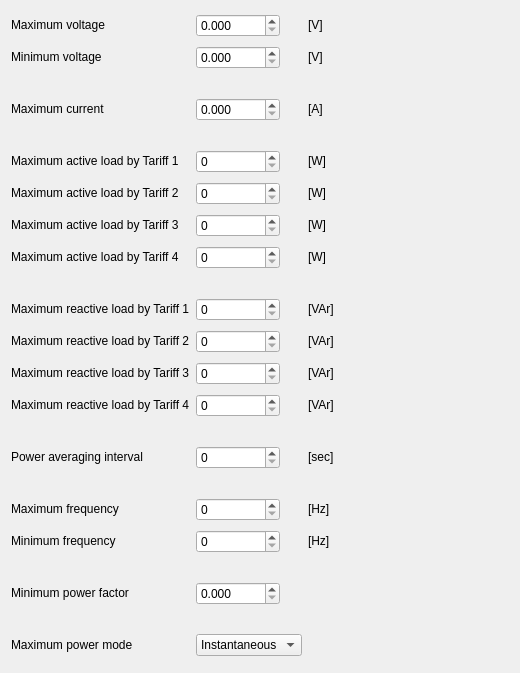
<?xml version="1.0" encoding="UTF-8"?>
<ui version="4.0">
 <class>RelayLimits</class>
 <widget class="QWidget" name="RelayLimits">
  <property name="geometry">
   <rect>
    <x>0</x>
    <y>0</y>
    <width>520</width>
    <height>673</height>
   </rect>
  </property>
  <property name="windowTitle">
   <string>Form</string>
  </property>
  <layout class="QGridLayout" name="gridLayout">
   <item row="22" column="1">
    <widget class="QDoubleSpinBox" name="sbPwrFacMin">
     <property name="decimals">
      <number>3</number>
     </property>
     <property name="maximum">
      <double>1.000000000000000</double>
     </property>
     <property name="singleStep">
      <double>0.100000000000000</double>
     </property>
    </widget>
   </item>
   <item row="7" column="3">
    <widget class="QLabel" name="label_22">
     <property name="text">
      <string>[W]</string>
     </property>
     <property name="textInteractionFlags">
      <set>Qt::LinksAccessibleByMouse|Qt::TextSelectableByKeyboard|Qt::TextSelectableByMouse</set>
     </property>
    </widget>
   </item>
   <item row="14" column="3">
    <widget class="QLabel" name="label_24">
     <property name="text">
      <string>[VAr]</string>
     </property>
     <property name="textInteractionFlags">
      <set>Qt::LinksAccessibleByMouse|Qt::TextSelectableByKeyboard|Qt::TextSelectableByMouse</set>
     </property>
    </widget>
   </item>
   <item row="19" column="3">
    <widget class="QLabel" name="label_29">
     <property name="text">
      <string>[Hz]</string>
     </property>
     <property name="textInteractionFlags">
      <set>Qt::LinksAccessibleByMouse|Qt::TextSelectableByKeyboard|Qt::TextSelectableByMouse</set>
     </property>
    </widget>
   </item>
   <item row="10" column="0">
    <widget class="QLabel" name="label_7">
     <property name="text">
      <string>Maximum active load by Tariff 4</string>
     </property>
     <property name="textInteractionFlags">
      <set>Qt::LinksAccessibleByMouse|Qt::TextSelectableByKeyboard|Qt::TextSelectableByMouse</set>
     </property>
    </widget>
   </item>
   <item row="12" column="0">
    <widget class="QLabel" name="label_9">
     <property name="text">
      <string>Maximum reactive load by Tariff 1</string>
     </property>
     <property name="textInteractionFlags">
      <set>Qt::LinksAccessibleByMouse|Qt::TextSelectableByKeyboard|Qt::TextSelectableByMouse</set>
     </property>
    </widget>
   </item>
   <item row="6" column="3">
    <widget class="QLabel" name="label_21">
     <property name="text">
      <string>[W]</string>
     </property>
     <property name="textInteractionFlags">
      <set>Qt::LinksAccessibleByMouse|Qt::TextSelectableByKeyboard|Qt::TextSelectableByMouse</set>
     </property>
    </widget>
   </item>
   <item row="0" column="1">
    <widget class="QDoubleSpinBox" name="sbVoltageMax">
     <property name="decimals">
      <number>3</number>
     </property>
     <property name="maximum">
      <double>10000.000000000000000</double>
     </property>
    </widget>
   </item>
   <item row="17" column="1">
    <widget class="QSpinBox" name="sbPwrAvrgnIval">
     <property name="maximum">
      <number>9999999</number>
     </property>
    </widget>
   </item>
   <item row="1" column="3">
    <widget class="QLabel" name="label_18">
     <property name="text">
      <string>[V]</string>
     </property>
     <property name="textInteractionFlags">
      <set>Qt::LinksAccessibleByMouse|Qt::TextSelectableByKeyboard|Qt::TextSelectableByMouse</set>
     </property>
    </widget>
   </item>
   <item row="15" column="1">
    <widget class="QSpinBox" name="sbQT4max">
     <property name="maximum">
      <number>9999999</number>
     </property>
    </widget>
   </item>
   <item row="12" column="1">
    <widget class="QSpinBox" name="sbQT1max">
     <property name="maximum">
      <number>9999999</number>
     </property>
    </widget>
   </item>
   <item row="0" column="0">
    <widget class="QLabel" name="label">
     <property name="text">
      <string>Maximum voltage</string>
     </property>
     <property name="textInteractionFlags">
      <set>Qt::LinksAccessibleByMouse|Qt::TextSelectableByKeyboard|Qt::TextSelectableByMouse</set>
     </property>
    </widget>
   </item>
   <item row="3" column="1">
    <widget class="QDoubleSpinBox" name="sbCurrentMax">
     <property name="decimals">
      <number>3</number>
     </property>
     <property name="maximum">
      <double>10000.000000000000000</double>
     </property>
    </widget>
   </item>
   <item row="20" column="1">
    <widget class="QSpinBox" name="sbFreqMin">
     <property name="maximum">
      <number>9999999</number>
     </property>
    </widget>
   </item>
   <item row="15" column="0">
    <widget class="QLabel" name="label_11">
     <property name="text">
      <string>Maximum reactive load by Tariff 4</string>
     </property>
     <property name="textInteractionFlags">
      <set>Qt::LinksAccessibleByMouse|Qt::TextSelectableByKeyboard|Qt::TextSelectableByMouse</set>
     </property>
    </widget>
   </item>
   <item row="18" column="0" colspan="5">
    <spacer name="horizontalSpacer_6">
     <property name="orientation">
      <enum>Qt::Horizontal</enum>
     </property>
     <property name="sizeHint" stdset="0">
      <size>
       <width>40</width>
       <height>20</height>
      </size>
     </property>
    </spacer>
   </item>
   <item row="13" column="0">
    <widget class="QLabel" name="label_8">
     <property name="text">
      <string>Maximum reactive load by Tariff 2</string>
     </property>
     <property name="textInteractionFlags">
      <set>Qt::LinksAccessibleByMouse|Qt::TextSelectableByKeyboard|Qt::TextSelectableByMouse</set>
     </property>
    </widget>
   </item>
   <item row="16" column="0" colspan="5">
    <spacer name="horizontalSpacer_5">
     <property name="orientation">
      <enum>Qt::Horizontal</enum>
     </property>
     <property name="sizeHint" stdset="0">
      <size>
       <width>40</width>
       <height>20</height>
      </size>
     </property>
    </spacer>
   </item>
   <item row="14" column="1">
    <widget class="QSpinBox" name="sbQT3max">
     <property name="maximum">
      <number>9999999</number>
     </property>
    </widget>
   </item>
   <item row="3" column="0">
    <widget class="QLabel" name="label_3">
     <property name="text">
      <string>Maximum current</string>
     </property>
     <property name="textInteractionFlags">
      <set>Qt::LinksAccessibleByMouse|Qt::TextSelectableByKeyboard|Qt::TextSelectableByMouse</set>
     </property>
    </widget>
   </item>
   <item row="6" column="0">
    <widget class="QLabel" name="label_5">
     <property name="text">
      <string>Maximum active load by Tariff 2</string>
     </property>
     <property name="textInteractionFlags">
      <set>Qt::LinksAccessibleByMouse|Qt::TextSelectableByKeyboard|Qt::TextSelectableByMouse</set>
     </property>
    </widget>
   </item>
   <item row="24" column="0">
    <widget class="QLabel" name="label_16">
     <property name="text">
      <string>Maximum power mode</string>
     </property>
     <property name="textInteractionFlags">
      <set>Qt::LinksAccessibleByMouse|Qt::TextSelectableByKeyboard|Qt::TextSelectableByMouse</set>
     </property>
    </widget>
   </item>
   <item row="0" column="3">
    <widget class="QLabel" name="label_17">
     <property name="text">
      <string>[V]</string>
     </property>
     <property name="textInteractionFlags">
      <set>Qt::LinksAccessibleByMouse|Qt::TextSelectableByKeyboard|Qt::TextSelectableByMouse</set>
     </property>
    </widget>
   </item>
   <item row="15" column="3">
    <widget class="QLabel" name="label_25">
     <property name="text">
      <string>[VAr]</string>
     </property>
     <property name="textInteractionFlags">
      <set>Qt::LinksAccessibleByMouse|Qt::TextSelectableByKeyboard|Qt::TextSelectableByMouse</set>
     </property>
    </widget>
   </item>
   <item row="10" column="1">
    <widget class="QSpinBox" name="sbPT4max">
     <property name="maximum">
      <number>9999999</number>
     </property>
    </widget>
   </item>
   <item row="7" column="0">
    <widget class="QLabel" name="label_6">
     <property name="text">
      <string>Maximum active load by Tariff 3</string>
     </property>
     <property name="textInteractionFlags">
      <set>Qt::LinksAccessibleByMouse|Qt::TextSelectableByKeyboard|Qt::TextSelectableByMouse</set>
     </property>
    </widget>
   </item>
   <item row="5" column="3">
    <widget class="QLabel" name="label_20">
     <property name="text">
      <string>[W]</string>
     </property>
     <property name="textInteractionFlags">
      <set>Qt::LinksAccessibleByMouse|Qt::TextSelectableByKeyboard|Qt::TextSelectableByMouse</set>
     </property>
    </widget>
   </item>
   <item row="13" column="1">
    <widget class="QSpinBox" name="sbQT2max">
     <property name="maximum">
      <number>9999999</number>
     </property>
    </widget>
   </item>
   <item row="3" column="3">
    <widget class="QLabel" name="label_19">
     <property name="text">
      <string>[A]</string>
     </property>
     <property name="textInteractionFlags">
      <set>Qt::LinksAccessibleByMouse|Qt::TextSelectableByKeyboard|Qt::TextSelectableByMouse</set>
     </property>
    </widget>
   </item>
   <item row="7" column="1">
    <widget class="QSpinBox" name="sbPT3max">
     <property name="maximum">
      <number>9999999</number>
     </property>
    </widget>
   </item>
   <item row="6" column="1">
    <widget class="QSpinBox" name="sbPT2max">
     <property name="maximum">
      <number>9999999</number>
     </property>
    </widget>
   </item>
   <item row="20" column="0">
    <widget class="QLabel" name="label_13">
     <property name="text">
      <string>Minimum frequency</string>
     </property>
     <property name="textInteractionFlags">
      <set>Qt::LinksAccessibleByMouse|Qt::TextSelectableByKeyboard|Qt::TextSelectableByMouse</set>
     </property>
    </widget>
   </item>
   <item row="17" column="3">
    <widget class="QLabel" name="label_28">
     <property name="text">
      <string>[sec]</string>
     </property>
     <property name="textInteractionFlags">
      <set>Qt::LinksAccessibleByMouse|Qt::TextSelectableByKeyboard|Qt::TextSelectableByMouse</set>
     </property>
    </widget>
   </item>
   <item row="4" column="0" colspan="5">
    <spacer name="horizontalSpacer_3">
     <property name="orientation">
      <enum>Qt::Horizontal</enum>
     </property>
     <property name="sizeHint" stdset="0">
      <size>
       <width>40</width>
       <height>20</height>
      </size>
     </property>
    </spacer>
   </item>
   <item row="19" column="0">
    <widget class="QLabel" name="label_14">
     <property name="text">
      <string>Maximum frequency</string>
     </property>
     <property name="textInteractionFlags">
      <set>Qt::LinksAccessibleByMouse|Qt::TextSelectableByKeyboard|Qt::TextSelectableByMouse</set>
     </property>
    </widget>
   </item>
   <item row="22" column="0">
    <widget class="QLabel" name="label_15">
     <property name="text">
      <string>Minimum power factor</string>
     </property>
     <property name="textInteractionFlags">
      <set>Qt::LinksAccessibleByMouse|Qt::TextSelectableByKeyboard|Qt::TextSelectableByMouse</set>
     </property>
    </widget>
   </item>
   <item row="17" column="0">
    <widget class="QLabel" name="label_12">
     <property name="text">
      <string>Power averaging interval</string>
     </property>
     <property name="textInteractionFlags">
      <set>Qt::LinksAccessibleByMouse|Qt::TextSelectableByKeyboard|Qt::TextSelectableByMouse</set>
     </property>
    </widget>
   </item>
   <item row="11" column="0" colspan="5">
    <spacer name="horizontalSpacer_4">
     <property name="orientation">
      <enum>Qt::Horizontal</enum>
     </property>
     <property name="sizeHint" stdset="0">
      <size>
       <width>40</width>
       <height>20</height>
      </size>
     </property>
    </spacer>
   </item>
   <item row="19" column="1">
    <widget class="QSpinBox" name="sbFreqMax">
     <property name="maximum">
      <number>9999999</number>
     </property>
    </widget>
   </item>
   <item row="20" column="3">
    <widget class="QLabel" name="label_30">
     <property name="text">
      <string>[Hz]</string>
     </property>
     <property name="textInteractionFlags">
      <set>Qt::LinksAccessibleByMouse|Qt::TextSelectableByKeyboard|Qt::TextSelectableByMouse</set>
     </property>
    </widget>
   </item>
   <item row="10" column="3">
    <widget class="QLabel" name="label_23">
     <property name="text">
      <string>[W]</string>
     </property>
     <property name="textInteractionFlags">
      <set>Qt::LinksAccessibleByMouse|Qt::TextSelectableByKeyboard|Qt::TextSelectableByMouse</set>
     </property>
    </widget>
   </item>
   <item row="5" column="0">
    <widget class="QLabel" name="label_4">
     <property name="text">
      <string>Maximum active load by Tariff 1</string>
     </property>
     <property name="textInteractionFlags">
      <set>Qt::LinksAccessibleByMouse|Qt::TextSelectableByKeyboard|Qt::TextSelectableByMouse</set>
     </property>
    </widget>
   </item>
   <item row="21" column="0" colspan="5">
    <spacer name="horizontalSpacer_7">
     <property name="orientation">
      <enum>Qt::Horizontal</enum>
     </property>
     <property name="sizeHint" stdset="0">
      <size>
       <width>40</width>
       <height>20</height>
      </size>
     </property>
    </spacer>
   </item>
   <item row="14" column="0">
    <widget class="QLabel" name="label_10">
     <property name="text">
      <string>Maximum reactive load by Tariff 3</string>
     </property>
     <property name="textInteractionFlags">
      <set>Qt::LinksAccessibleByMouse|Qt::TextSelectableByKeyboard|Qt::TextSelectableByMouse</set>
     </property>
    </widget>
   </item>
   <item row="13" column="3">
    <widget class="QLabel" name="label_27">
     <property name="text">
      <string>[VAr]</string>
     </property>
     <property name="textInteractionFlags">
      <set>Qt::LinksAccessibleByMouse|Qt::TextSelectableByKeyboard|Qt::TextSelectableByMouse</set>
     </property>
    </widget>
   </item>
   <item row="1" column="1">
    <widget class="QDoubleSpinBox" name="sbVoltageMin">
     <property name="decimals">
      <number>3</number>
     </property>
     <property name="maximum">
      <double>10000.000000000000000</double>
     </property>
    </widget>
   </item>
   <item row="12" column="3">
    <widget class="QLabel" name="label_26">
     <property name="text">
      <string>[VAr]</string>
     </property>
     <property name="textInteractionFlags">
      <set>Qt::LinksAccessibleByMouse|Qt::TextSelectableByKeyboard|Qt::TextSelectableByMouse</set>
     </property>
    </widget>
   </item>
   <item row="1" column="0">
    <widget class="QLabel" name="label_2">
     <property name="text">
      <string>Minimum voltage</string>
     </property>
     <property name="textInteractionFlags">
      <set>Qt::LinksAccessibleByMouse|Qt::TextSelectableByKeyboard|Qt::TextSelectableByMouse</set>
     </property>
    </widget>
   </item>
   <item row="5" column="1">
    <widget class="QSpinBox" name="sbPT1max">
     <property name="maximum">
      <number>9999999</number>
     </property>
    </widget>
   </item>
   <item row="2" column="0" colspan="5">
    <spacer name="horizontalSpacer_2">
     <property name="orientation">
      <enum>Qt::Horizontal</enum>
     </property>
     <property name="sizeHint" stdset="0">
      <size>
       <width>40</width>
       <height>20</height>
      </size>
     </property>
    </spacer>
   </item>
   <item row="12" column="4">
    <spacer name="horizontalSpacer">
     <property name="orientation">
      <enum>Qt::Horizontal</enum>
     </property>
     <property name="sizeHint" stdset="0">
      <size>
       <width>40</width>
       <height>20</height>
      </size>
     </property>
    </spacer>
   </item>
   <item row="23" column="0" colspan="5">
    <spacer name="horizontalSpacer_8">
     <property name="orientation">
      <enum>Qt::Horizontal</enum>
     </property>
     <property name="sizeHint" stdset="0">
      <size>
       <width>40</width>
       <height>20</height>
      </size>
     </property>
    </spacer>
   </item>
   <item row="24" column="1" colspan="2">
    <widget class="QComboBox" name="cbxPowerMode">
     <item>
      <property name="text">
       <string>Instantaneous</string>
      </property>
     </item>
     <item>
      <property name="text">
       <string>Average</string>
      </property>
     </item>
    </widget>
   </item>
  </layout>
 </widget>
 <resources/>
 <connections/>
</ui>
